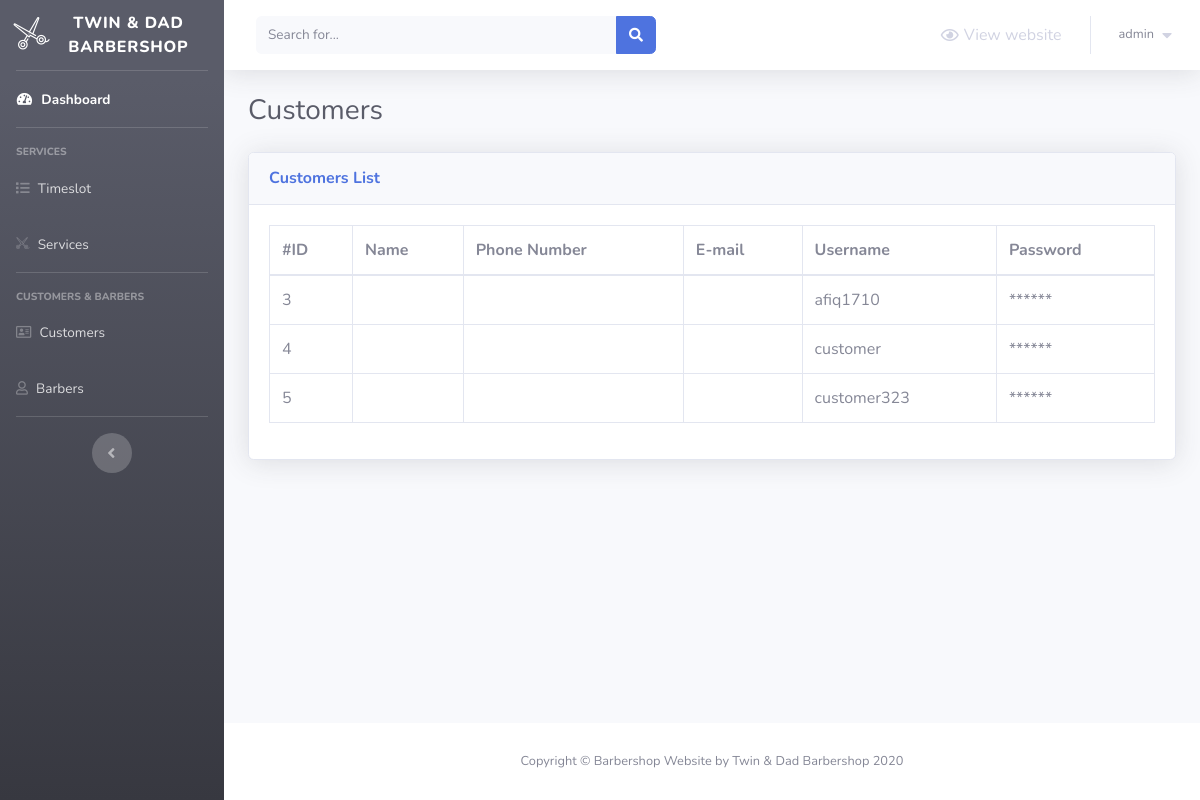
/barber-admin/customers.php (signed in), run on an earlier commit of the app's database.
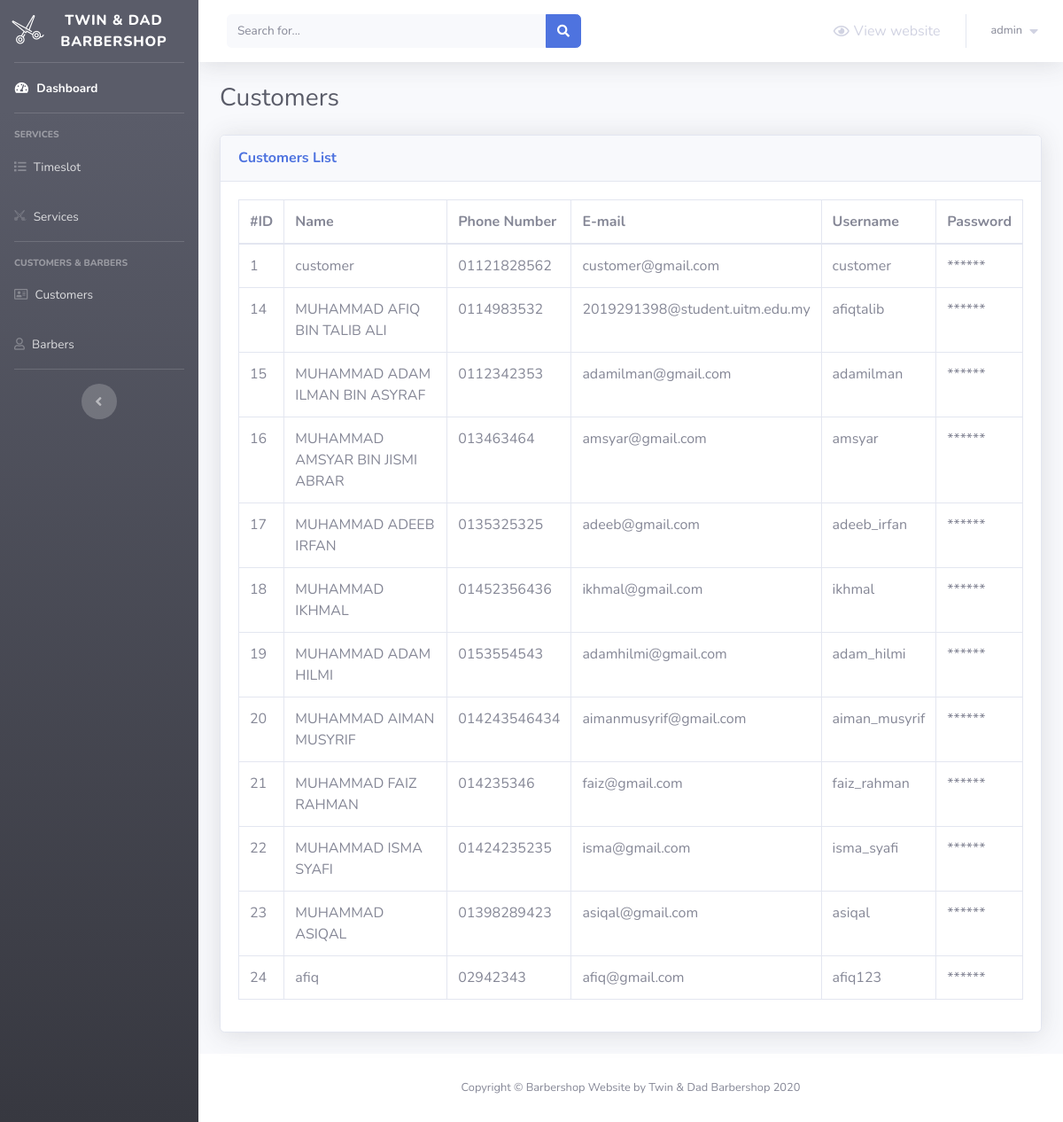
And on a later commit of the database.
### tables this page shows
CREATE TABLE `users` (
  `user_id` int(11) NOT NULL,
  `name` varchar(255) NOT NULL,
  `email` varchar(255) NOT NULL,
  `phonenum` varchar(255) NOT NULL,
  `username` varchar(255) NOT NULL,
  `password` varchar(255) NOT NULL
);

### barber-admin/customers.php (the view, shortened to what this page needs)
<?php
    include 'Includes/functions/functions.php';
    include 'Includes/templates/header.php';
    if(isset($_SESSION['username_barbershop_Xw211qAAsq4']) && isset($_SESSION['password_barbershop_Xw211qAAsq4']))
    {
?>
        <div class="container-fluid">
            <div class="d-sm-flex align-items-center justify-content-between mb-4">
                <h1 class="h3 mb-0 text-gray-800">Customers</h1>
            </div>
            <div class="card shadow mb-4">
                <div class="card-header py-3">
                    <h6 class="m-0 font-weight-bold text-primary">Customers List</h6>
                </div>
                <div class="card-body">
                    <div class="table-responsive">
                        <table class="table table-bordered">
                            <thead>
                                <tr>
                                    <th scope="col">#ID</th>
                                    <th scope="col">Name</th>
                                    <th scope="col">Phone Number</th>
                                    <th scope="col">E-mail</th>
                                    <th scope="col">Username</th>
                                    <th scope="col">Password</th>
                                </tr>
                            </thead>
                            <tbody>
                                <?php
                                    $sql = "SELECT * FROM users";
                                    $result = mysqli_query($conn, $sql);
                                    $rows = mysqli_fetch_all($result, MYSQLI_ASSOC);
                                    foreach($rows as $customer)
                                    {
                                        echo "<tr>";
                                            echo "<td>";
                                                echo $customer['user_id'];
                                            echo "</td>";
                                            echo "<td>";
                                                echo $customer['name'];
                                            echo "</td>";
                                            echo "<td>";
                                                echo $customer['phonenum'];
                                            echo "</td>";
                                            echo "<td>";
                                                echo $customer['email'];
                                            echo "</td>";
                                            echo "<td>";
                                                echo $customer['username'];
                                            echo "</td>";
                                            echo "<td>";
                                                echo "******";
                                            echo "</td>";
                                        ?>
                                            <?php
                                        echo "</tr>";
                                    }
                                ?>
                            </tbody>
                        </table>
                    </div>
                </div>
            </div>
        </div>
<?php
        include 'Includes/templates/footer.php';
    }
    else
    {
        header('Location:login.php');
        exit();
    }
?>

### barber-admin/Includes/templates/header.php (shortened to what this page needs)
<!DOCTYPE html>
<html lang="en">
	<head>
  		<link href="Design/fonts/css/all.min.css" rel="stylesheet" type="text/css">
  		<link href="Design/css/sb-admin-2.min.css" rel="stylesheet">
  		<link href="Design/css/main.css" rel="stylesheet">
  		<link rel="stylesheet" type="text/css" href="Design/fonts/css/all.min.css">
  		<link rel="stylesheet" type="text/css" href="Design/css/barber-icons.css">
	</head>
	<body id="page-top">
  		<div id="wrapper">
			<ul class="navbar-nav bg-gradient-dark sidebar sidebar-dark accordion" id="accordionSidebar">
		  		<a class="sidebar-brand d-flex align-items-center justify-content-center" href="">
					<div class="sidebar-brand-icon rotate-n-15">
			  			<i class="bs bs-scissors-1"></i>
					</div>
					<div class="sidebar-brand-text mx-3">Twin & Dad Barbershop</div>
		  		</a>
		  		<hr class="sidebar-divider my-0">
			  	<li class="nav-item active">
					<a class="nav-link" href="index.php">
				  		<i class="fas fa-fw fa-tachometer-alt"></i>
				  		<span>Dashboard</span>
				  	</a>
			  	</li>
	  			<hr class="sidebar-divider">
	  			<div class="sidebar-heading">
					SERVICES
	  			</div>
	  			<li class="nav-item">
					<a class="nav-link" href="slot.php">
		  				<i class="fas fa-list"></i>
		  				<span>Timeslot</span>
		  			</a>
	  			</li>
	  			<li class="nav-item">
					<a class="nav-link" href="services.php">
		  				<i class="bs bs-scissors-1"></i>
		  				<span>Services</span>
		  			</a>
	  			</li>
	  			<hr class="sidebar-divider">
	  			<div class="sidebar-heading">
					CUSTOMERS & BARBERS
	  			</div>
	  			<li class="nav-item">
					<a class="nav-link" href="customers.php">
		  				<i class="far fa-address-card"></i>
		  				<span>Customers</span>
		  			</a>
	  			</li>
	  			<li class="nav-item">
					<a class="nav-link" href="barbers.php">
		  				<i class="far fa-user"></i>
		  				<span>Barbers</span>
		  			</a>
	  			</li>
	  			<hr class="sidebar-divider d-none d-md-block">
	  			<div class="text-center d-none d-md-inline">
					<button class="rounded-circle border-0" id="sidebarToggle"></button>
	  			</div>
			</ul>
			<div id="content-wrapper" class="d-flex flex-column">
			  	<div id="content">
					<nav class="navbar navbar-expand navbar-light bg-white topbar mb-4 static-top shadow">
						<form
							class="d-none d-sm-inline-block form-inline mr-auto ml-md-3 my-2 my-md-0 mw-100 navbar-search">
							<div class="input-group">
								<input type="text" class="form-control bg-light border-0 small" placeholder="Search for..."
									aria-label="Search" aria-describedby="basic-addon2">
								<div class="input-group-append">
									<button class="btn btn-primary" type="button">
										<i class="fas fa-search fa-sm"></i>
									</button>
								</div>
							</div>
						</form>
					  	<ul class="navbar-nav ml-auto">
							<li class="nav-item">
		              			<a class="nav-link" href="../" target="_blank">
		              				<i class="far fa-eye"></i>
		                			<span style="margin-left: 5px;">View website</span>
		              			</a>
		          			</li>
							<li class="nav-item dropdown no-arrow">
					  			<a class="nav-link dropdown-toggle" href="#" id="userDropdown" role="button" data-toggle="dropdown" aria-haspopup="true" aria-expanded="false">
									<span class="mr-2 d-none d-lg-inline text-gray-600 small">
										<?php echo $_SESSION['username_barbershop_Xw211qAAsq4']; ?>
									</span>
									<i class="fas fa-caret-down"></i>
								</a>
							</li>
				  		</ul>
					</nav>

### barber-admin/Includes/templates/footer.php (shortened to what this page needs)
		</div>
	  	<footer class="sticky-footer bg-white">
			<div class="container my-auto">
		  		<div class="copyright text-center my-auto">
					<span>Copyright &copy; Barbershop Website by Twin & Dad Barbershop 2020</span>
		  		</div>
			</div>
	  	</footer>
	</div>
</div>
</body>
</html>

What changed in the data, as far as the page shows it:
removed users: user_id "3", username "afiq1710"
removed users: user_id "4", username "customer"
removed users: user_id "5", username "customer323"
added users: user_id "1", name "customer", phonenum "01121828562", email "customer@gmail.com", username "customer"
added users: user_id "14", name "MUHAMMAD AFIQ BIN TALIB ALI", phonenum "0114983532", email "2019291398@student.uitm.edu.my", username "afiqtalib"
added users: user_id "15", name "MUHAMMAD ADAM ILMAN BIN ASYRAF", phonenum "0112342353", email "adamilman@gmail.com", username "adamilman"
added users: user_id "16", name "MUHAMMAD AMSYAR BIN JISMI ABRAR", phonenum "013463464", email "amsyar@gmail.com", username "amsyar"
added users: user_id "17", name "MUHAMMAD ADEEB IRFAN", phonenum "0135325325", email "adeeb@gmail.com", username "adeeb_irfan"
added users: user_id "18", name "MUHAMMAD IKHMAL", phonenum "01452356436", email "ikhmal@gmail.com", username "ikhmal"
added users: user_id "19", name "MUHAMMAD ADAM HILMI", phonenum "0153554543", email "adamhilmi@gmail.com", username "adam_hilmi"
added users: user_id "20", name "MUHAMMAD AIMAN MUSYRIF", phonenum "014243546434", email "aimanmusyrif@gmail.com", username "aiman_musyrif"
added users: user_id "21", name "MUHAMMAD FAIZ RAHMAN", phonenum "014235346", email "faiz@gmail.com", username "faiz_rahman"
added users: user_id "22", name "MUHAMMAD ISMA SYAFI", phonenum "01424235235", email "isma@gmail.com", username "isma_syafi"
added users: user_id "23", name "MUHAMMAD ASIQAL", phonenum "01398289423", email "asiqal@gmail.com", username "asiqal"
added users: user_id "24", name "afiq", phonenum "02942343", email "afiq@gmail.com", username "afiq123"
